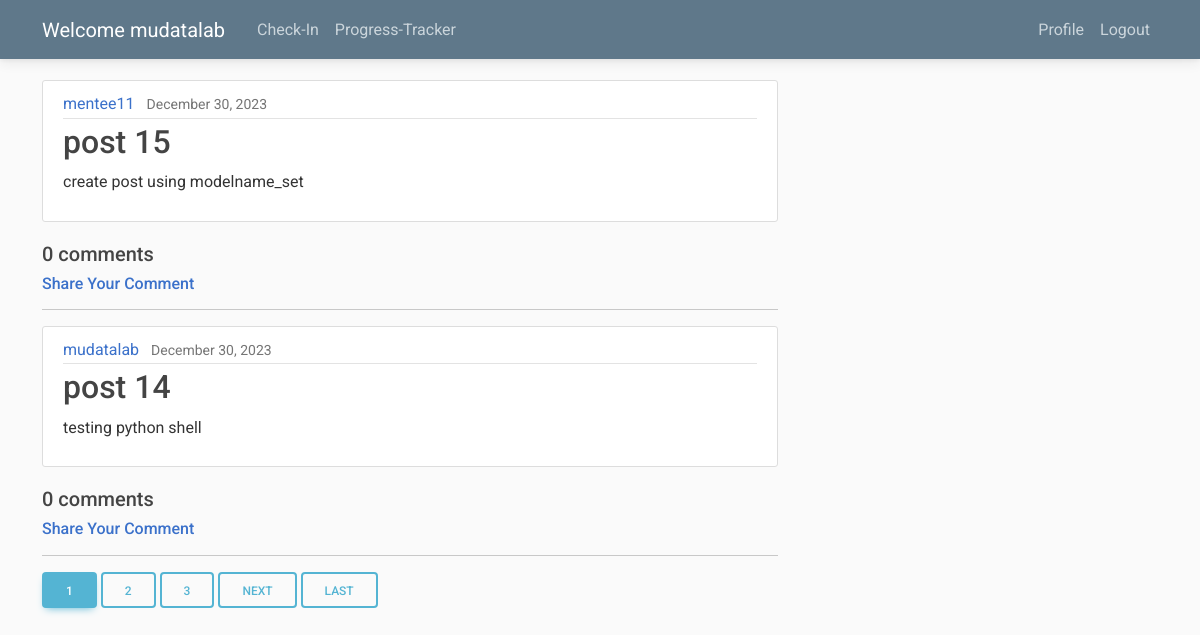
/feed/ (signed in), run on the app's committed database.
### feed/models.py (models this page shows, shortened)
class Post(models.Model):
    title = models.CharField(max_length=100)
    content = models.TextField()
    date_posted = models.DateTimeField(default=timezone.now)
    author = models.ForeignKey(User, on_delete=models.CASCADE)

### feed/views.py (the view, shortened to what this page needs)
# urls.py: path('', PostListView.as_view(), name ='feed-forum'),
@method_decorator(login_required, name='dispatch')
class PostListView(ListView):
    model = Post
    template_name = 'feed/forum.html'  # view look for this pattern HTML template: <app>/<model>_<viewtype>.html
    context_object_name = 'posts'
    ordering = ['-date_posted']
    paginate_by = 2
    def get_queryset(self):
        user = User.objects.filter(username=self.request.user).first()
        if user.is_superuser:
            return Post.objects.all().order_by('-date_posted')

### feed/templates/feed/forum.html (shortened to what this page needs)
{% extends "feed/base.html" %}
{% block content %}
    {% for post in posts %}
        <article class="media content-section">
          <div class="media-body">
            <div class="article-metadata">
              <a class="mr-2" href="{% url 'user-posts' post.author.username %}">{{ post.author }}</a>
              <small class="text-muted">{{ post.date_posted|date:"F d, Y" }}</small>
            </div>
            <h2><a class="article-title" href="{% url 'post-detail' post.id %}">{{ post.title }}</a></h2>
            <p class="article-content">{{ post.content }}</p>
          </div>
        </article>
        {% with comments=post.comment_set.all %}
          {% with comments_count=comments|length %}
            <h5> {{comments_count}} comments </h5>
          {% endwith %}
        {% endwith %}
        <h6> <a href="{% url 'post-detail' post.id %}">Share Your Comment</a> </h6>
        <hr>
    {% endfor %}
    {% if is_paginated %}
      {% for num in page_obj.paginator.page_range %}
        {% if page_obj.number == num %}
          <a class="btn btn-info mb-4" href="?page={{ num }}">{{ num }}</a>
        {% elif num > page_obj.number|add:'-3' and num < page_obj.number|add:'3' %}
          <a class="btn btn-outline-info mb-4" href="?page={{ num }}">{{ num }}</a>
        {% endif %}
      {% endfor %}
      {% if page_obj.has_next %}
        <a class="btn btn-outline-info mb-4" href="?page={{ page_obj.next_page_number }}">Next</a>
        <a class="btn btn-outline-info mb-4" href="?page={{ page_obj.paginator.num_pages }}">Last</a>
      {% endif %}
    {% endif %}
{% endblock content %}

### feed/templates/feed/base.html (shortened to what this page needs)
{% load static %}
<!DOCTYPE html>
<html>
<head>
    <link rel="stylesheet" href="https://maxcdn.bootstrapcdn.com/bootstrap/4.0.0/css/bootstrap.min.css">
    <link
    href="https://cdnjs.cloudflare.com/ajax/libs/font-awesome/6.0.0/css/all.min.css"
    rel="stylesheet"
    />
<link href="https://cdnjs.cloudflare.com/ajax/libs/mdb-ui-kit/6.4.0/mdb.min.css" rel="stylesheet"/>
<link rel="stylesheet" type="text/css" href="{% static 'feed/main.css' %}">
</head>
<body>
    <header class="site-header">
      <nav class="navbar navbar-expand-md navbar-dark bg-steel fixed-top">
        <div class="container">
          <a class="navbar-brand mr-4" href="{% url 'survey-home' %}">Welcome {{user.username}}</a>
          <div class="collapse navbar-collapse" id="navbarToggle">
            <div class="navbar-nav mr-auto">
              <a class="nav-item nav-link" href="{% url 'survey-home' %}">Check-In</a>
              <a class="nav-item nav-link" href="{% url 'vizual-home' %}">Progress-Tracker</a>
            </div>
            <div class="navbar-nav">
              {% if user.is_authenticated %}
                <a class="nav-item nav-link" href="{% url 'profile' %}">Profile</a>
                <a class="nav-item nav-link" href="{% url 'logout' %}">Logout</a>
              {% else %}
                <a class="nav-item nav-link" href="{% url 'login' %}">Login</a>
                <a class="nav-item nav-link" href="{% url 'register' %}">Register</a>
              {% endif %}
            </div>
          </div>
        </div>
      </nav>
    </header>
    <main role="main" class="container">
      <div class="row">
        <div class="col-md-8">
          {% block content %}{% endblock %}
        </div>
      </div>
    </main>
</body>
</html>

### feed/static/feed/main.css (style rules this page uses)
body { background: #fafafa; color: #333333; margin-top: 5rem; }
h1, h2, h3, h4, h5, h6 { color: #444444; }
.bg-steel { background-color: #5f788a; }
.site-header .navbar-nav .nav-link { color: #cbd5db; }
.content-section { background: #ffffff; padding: 10px 20px; border: 1px solid #dddddd; border-radius: 3px; margin-bottom: 20px; }
.article-title { color: #444444; }
.article-content { white-space: pre-line; }
.article-metadata { padding-bottom: 1px; margin-bottom: 4px; border-bottom: 1px solid #e3e3e3 }

### data on the page
Post: author "mentee11", date_posted "December 30, 2023", title "post 15", content "create post using modelname_set", comments_count "0"
Post: author "mudatalab", date_posted "December 30, 2023", title "post 14", content "testing python shell", comments_count "0"

### other printed values
{{ user.username }} "mudatalab"
{{ num }} "1"
{{ num }} "2" "3"
